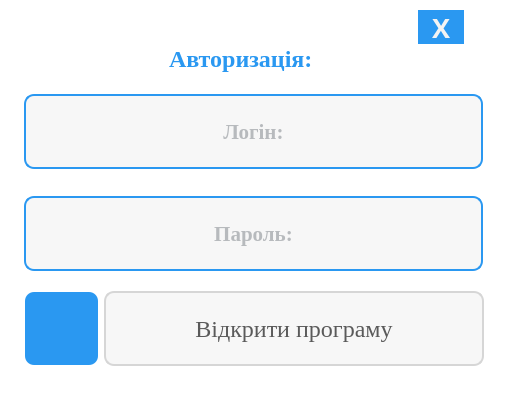
<?xml version="1.0" encoding="UTF-8"?>
<ui version="4.0">
 <class>Login</class>
 <widget class="QDialog" name="Login">
  <property name="enabled">
   <bool>true</bool>
  </property>
  <property name="geometry">
   <rect>
    <x>0</x>
    <y>0</y>
    <width>510</width>
    <height>404</height>
   </rect>
  </property>
  <property name="sizePolicy">
   <sizepolicy hsizetype="Fixed" vsizetype="Fixed">
    <horstretch>0</horstretch>
    <verstretch>0</verstretch>
   </sizepolicy>
  </property>
  <property name="minimumSize">
   <size>
    <width>0</width>
    <height>0</height>
   </size>
  </property>
  <property name="maximumSize">
   <size>
    <width>111111</width>
    <height>1111111</height>
   </size>
  </property>
  <property name="windowTitle">
   <string>Логін</string>
  </property>
  <property name="autoFillBackground">
   <bool>false</bool>
  </property>
  <property name="styleSheet">
   <string notr="true">background-color: #FFFFFF;
</string>
  </property>
  <widget class="QLineEdit" name="login">
   <property name="geometry">
    <rect>
     <x>24</x>
     <y>94</y>
     <width>459</width>
     <height>75</height>
    </rect>
   </property>
   <property name="sizePolicy">
    <sizepolicy hsizetype="Fixed" vsizetype="Fixed">
     <horstretch>0</horstretch>
     <verstretch>0</verstretch>
    </sizepolicy>
   </property>
   <property name="minimumSize">
    <size>
     <width>146</width>
     <height>75</height>
    </size>
   </property>
   <property name="maximumSize">
    <size>
     <width>1000</width>
     <height>75</height>
    </size>
   </property>
   <property name="font">
    <font>
     <family>Georgia</family>
     <pointsize>16</pointsize>
     <weight>75</weight>
     <italic>false</italic>
     <bold>true</bold>
    </font>
   </property>
   <property name="autoFillBackground">
    <bool>false</bool>
   </property>
   <property name="styleSheet">
    <string notr="true">background-color:#F7F7F7;
color: #777E83;
selection-background-color: rgb(119, 126, 131);
selection-color: rgb(255, 255, 255);
border-style: solid;
border-width: 2px;
border-radius: 10px;
border-color: #2A98F1;
min-width: 10em;
padding: 6px;</string>
   </property>
   <property name="alignment">
    <set>Qt::AlignCenter</set>
   </property>
   <property name="placeholderText">
    <string>Логін:</string>
   </property>
  </widget>
  <widget class="QLineEdit" name="passwd">
   <property name="geometry">
    <rect>
     <x>24</x>
     <y>196</y>
     <width>459</width>
     <height>75</height>
    </rect>
   </property>
   <property name="sizePolicy">
    <sizepolicy hsizetype="Fixed" vsizetype="Fixed">
     <horstretch>0</horstretch>
     <verstretch>0</verstretch>
    </sizepolicy>
   </property>
   <property name="minimumSize">
    <size>
     <width>146</width>
     <height>75</height>
    </size>
   </property>
   <property name="maximumSize">
    <size>
     <width>1000</width>
     <height>75</height>
    </size>
   </property>
   <property name="font">
    <font>
     <family>Georgia</family>
     <pointsize>16</pointsize>
     <weight>75</weight>
     <italic>false</italic>
     <bold>true</bold>
    </font>
   </property>
   <property name="autoFillBackground">
    <bool>false</bool>
   </property>
   <property name="styleSheet">
    <string notr="true">background-color:#F7F7F7;
color: #777E83;
selection-background-color: rgb(119, 126, 131);
selection-color: rgb(255, 255, 255);
border-style: solid;
border-width: 2px;
border-radius: 10px;
border-color: #2A98F1;
min-width: 10em;
padding: 6px;</string>
   </property>
   <property name="echoMode">
    <enum>QLineEdit::Password</enum>
   </property>
   <property name="alignment">
    <set>Qt::AlignCenter</set>
   </property>
   <property name="placeholderText">
    <string>Пароль:</string>
   </property>
  </widget>
  <widget class="QPushButton" name="checkButton">
   <property name="enabled">
    <bool>false</bool>
   </property>
   <property name="geometry">
    <rect>
     <x>104</x>
     <y>291</y>
     <width>380</width>
     <height>75</height>
    </rect>
   </property>
   <property name="minimumSize">
    <size>
     <width>0</width>
     <height>75</height>
    </size>
   </property>
   <property name="maximumSize">
    <size>
     <width>1111111</width>
     <height>75</height>
    </size>
   </property>
   <property name="font">
    <font>
     <family>Georgia</family>
     <pointsize>18</pointsize>
     <weight>50</weight>
     <bold>false</bold>
    </font>
   </property>
   <property name="autoFillBackground">
    <bool>false</bool>
   </property>
   <property name="styleSheet">
    <string notr="true">QPushButton:hover {
	background-color: #4BB2FF;
	color: #EFEFEF;
	border-style: solid;
	border-width: 2px;
	border-radius: 10px;
	border-color: transparent;
	padding: 6px;
}
QPushButton {
	background-color: #2A98F1;
	color: #F3F3F3;
	border-style: solid;
	border-width: 2px;
	border-radius: 10px;
	border-color: transparent;
	padding: 6px;
}
QPushButton:pressed {
	background-color: #258bd9;
	color: #ffffff;
	border-style: solid;
	border-width: 2px;
	border-radius: 10px;
	border-color: transparent;
	padding: 6px;
}
QPushButton:!enabled {
	background-color: #f7f7f7;
	color: #5a5a5a;
	border-style: solid;
	border-width: 2px;
	border-radius: 10px;
	border-color: #d6d6d6;
	padding: 6px;
}</string>
   </property>
   <property name="text">
    <string>Відкрити програму</string>
   </property>
   <property name="flat">
    <bool>false</bool>
   </property>
  </widget>
  <widget class="QPushButton" name="closeButton">
   <property name="geometry">
    <rect>
     <x>418</x>
     <y>10</y>
     <width>46</width>
     <height>34</height>
    </rect>
   </property>
   <property name="sizePolicy">
    <sizepolicy hsizetype="Fixed" vsizetype="Fixed">
     <horstretch>0</horstretch>
     <verstretch>0</verstretch>
    </sizepolicy>
   </property>
   <property name="maximumSize">
    <size>
     <width>50</width>
     <height>50</height>
    </size>
   </property>
   <property name="font">
    <font>
     <family>Gadugi</family>
     <pointsize>20</pointsize>
     <weight>75</weight>
     <bold>true</bold>
    </font>
   </property>
   <property name="autoFillBackground">
    <bool>false</bool>
   </property>
   <property name="styleSheet">
    <string notr="true">QPushButton:hover {
	background-color: #d42b2b;
	color: #F3F3F3;
	border: 1px solid transparent;
}
QPushButton {
	background-color: #2A98F1;
	color: #F3F3F3;
	border: 1px solid transparent;
}
QPushButton:pressed {
	background-color: #ab2222;
	color: #fefefe;
	border: 1px solid transparent;
}</string>
   </property>
   <property name="text">
    <string>X</string>
   </property>
   <property name="flat">
    <bool>true</bool>
   </property>
  </widget>
  <widget class="QPushButton" name="dbButton">
   <property name="geometry">
    <rect>
     <x>24</x>
     <y>291</y>
     <width>75</width>
     <height>75</height>
    </rect>
   </property>
   <property name="minimumSize">
    <size>
     <width>75</width>
     <height>75</height>
    </size>
   </property>
   <property name="maximumSize">
    <size>
     <width>75</width>
     <height>75</height>
    </size>
   </property>
   <property name="styleSheet">
    <string notr="true">QPushButton:hover {
	background-color: #4BB2FF;
	border-image: url(:/lg-Cog-cogwheel-gear-Zahnrad.png) 0 0 0 0 stretch stretch;
	border-style: inset;
	border-width: 2px;
	border-radius: 10px;
	border-color: transparent;
	padding: 6px;
}
QPushButton {
	background-color: #2A98F1;
	border-image: url(:/lg-Cog-cogwheel-gear-Zahnrad.png) 0 0 0 0 stretch stretch;
	color: #F3F3F3;
	border-style: outset;
	border-width: 2px;
	border-radius: 10px;
	border-color: transparent;
	padding: 6px;
}
QPushButton:pressed {
	background-color: #258bd9;
	border-image: url(:/lg-Cog-cogwheel-gear-Zahnrad.png) 0 0 0 0 stretch stretch;
	border-style: inset;
	border-width: 2px;
	border-radius: 10px;
	border-color: transparent;
	padding: 6px;
}</string>
   </property>
   <property name="text">
    <string/>
   </property>
  </widget>
  <widget class="QLabel" name="label">
   <property name="geometry">
    <rect>
     <x>169</x>
     <y>36</y>
     <width>181</width>
     <height>46</height>
    </rect>
   </property>
   <property name="font">
    <font>
     <family>Georgia</family>
     <pointsize>18</pointsize>
     <weight>75</weight>
     <bold>true</bold>
    </font>
   </property>
   <property name="styleSheet">
    <string notr="true">color: #2A98F1;</string>
   </property>
   <property name="text">
    <string>Авторизація:</string>
   </property>
  </widget>
 </widget>
 <resources/>
 <connections/>
</ui>
